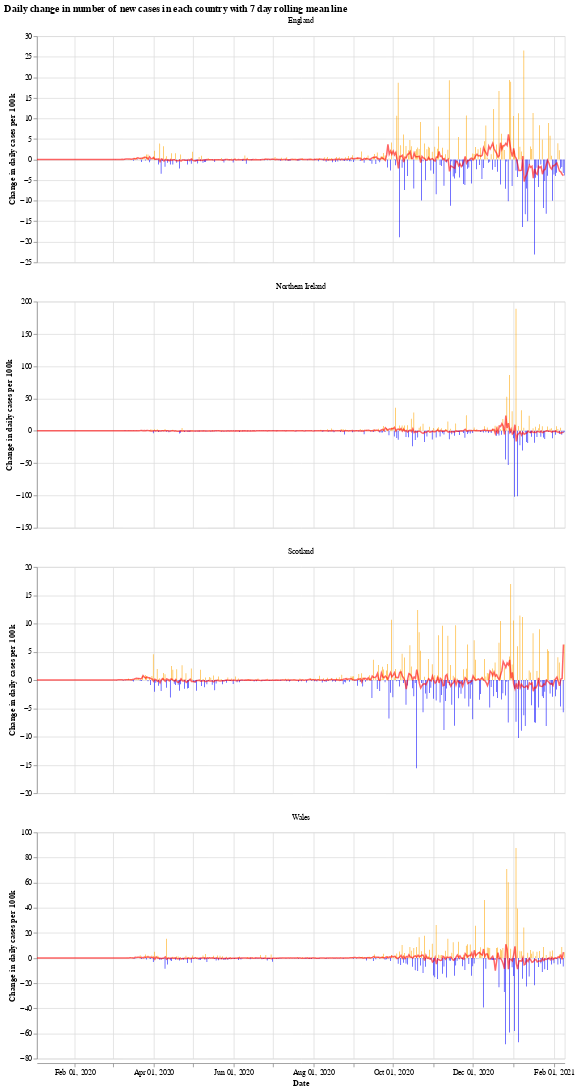

The notebook cell this image was saved under:
### Markdown cell above
We will use the Python library `Altair` for visualising the data, see the [altair docs](https://altair-viz.github.io/) for more information.

First we have a graph which shows the daily change in the number of new cases for each country. This number jumps up and down all over the place, which is likely due to delay in reporting of new cases over the weekend. Another interesting thing is that it looks like the daily cases in Wales experienced a much shorter period of calm over the summer (calm in the sense of daily cases not jumping up and down).

The orange bars are days when the number of new cases (per 100k population) was more than the previous day, while the blue are days when the number of new cases dropped. The red line is the 7 day moving average. 

When the moving average line is below 0, it means that there is a consistent drop in new cases. We can see this clearly happening around the times that lockdowns were introduced (though, to varying degrees). I will update the graphs soon with a marker of when each lockdown started.

### Code cell
# collapse
import altair as alt

bars = alt.Chart(uk_cases).mark_bar().encode(
    x=alt.X("yearmonthdate(date):T", axis=alt.Axis(title='Date')),
    y=alt.Y("casesChangeRate:Q", axis=alt.Axis(title='Change in daily cases per 100k')),
    tooltip='casesChange',
    color=alt.condition(
        alt.datum.casesChangeRate > 0,
        alt.value("orange"),  # The positive color
        alt.value("blue")  # The negative color
    )
).properties(title='Daily change in number of new cases with 7 day rolling mean',width=700).interactive()

line = alt.Chart(uk_cases).mark_line(
    color='red',
    size=2,
    opacity=0.6
).transform_window(
    rolling_mean='mean(casesChangeRate)',
    frame=[0, 7],
    groupby=['areaName']
).encode(
    x='yearmonthdate(date):T',
    y='rolling_mean:Q'
)

alt.layer(bars, line, data=uk_cases).facet(alt.Column(
    'areaName', title=''), columns=1).resolve_scale(y='independent').properties(title='Daily change in number of new cases in each country with 7 day rolling mean line')

### Figure 1 — Vega-Lite specification as saved in the notebook (floating-point values rounded to 4 significant figures; data arrays with more than 128 entries replaced by an {"elided": "..."} marker saying what was removed)
{"config": {"view": {"continuousWidth": 400, "continuousHeight": 300}}, "data": {"name": "data-13cc079d628670bee3f34e215b7d9cdc"}, "facet": {"type": "nominal", "field": "areaName", "title": ""}, "spec": {"layer": [{"mark": "bar", "encoding": {"color": {"condition": {"value": "orange", "test": "(datum.casesChangeRate > 0)"}, "value": "blue"}, "tooltip": {"type": "quantitative", "field": "casesChange"}, "x": {"type": "temporal", "axis": {"title": "Date"}, "field": "date", "timeUnit": "yearmonthdate"}, "y": {"type": "quantitative", "axis": {"title": "Change in daily cases per 100k"}, "field": "casesChangeRate"}}, "selection": {"selector001": {"type": "interval", "bind": "scales", "encodings": ["x", "y"]}}, "title": "Daily change in number of new cases with 7 day rolling mean", "width": 700}, {"mark": {"type": "line", "color": "red", "opacity": 0.6, "size": 2}, "encoding": {"x": {"type": "temporal", "field": "date", "timeUnit": "yearmonthdate"}, "y": {"type": "quantitative", "field": "rolling_mean"}}, "transform": [{"window": [{"op": "mean", "field": "casesChangeRate", "as": "rolling_mean"}], "frame": [0, 7], "groupby": ["areaName"]}]}]}, "columns": 1, "resolve": {"scale": {"y": "independent"}}, "title": "Daily change in number of new cases in each country with 7 day rolling mean line", "$schema": "https://vega.github.io/schema/vega-lite/v4.8.1.json", "datasets": {"data-13cc079d628670bee3f34e215b7d9cdc": {"elided": "1612 records"}}}
